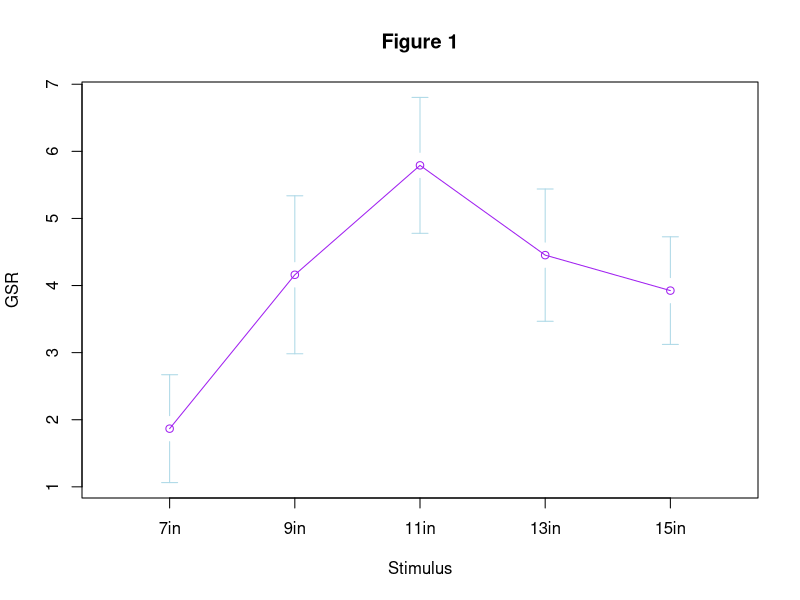
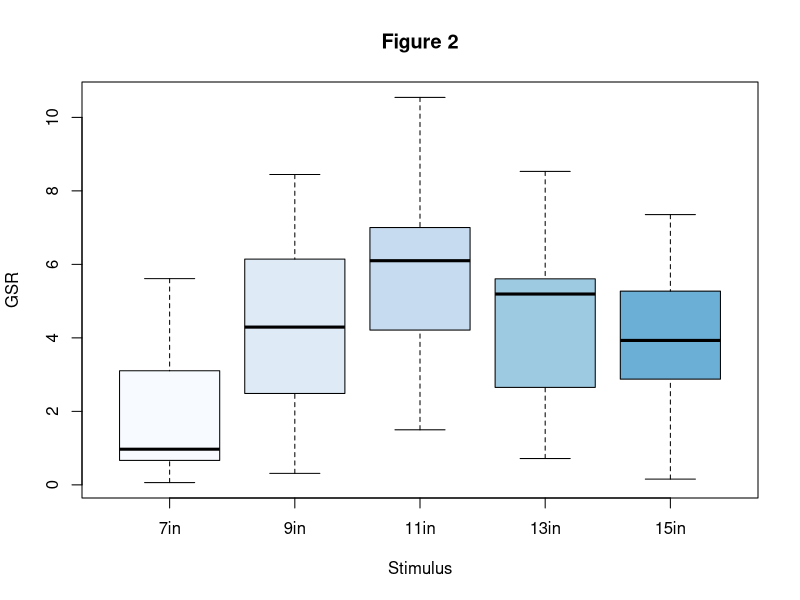

These figures' R source, in order:
## ---- chunk 1
knitr::opts_chunk$set(echo = TRUE)
## ---- chunk 2
generalization.Data <- read.csv("Data/generalization.csv")

# Check the dimensions and the type of variables that we have.

str(generalization.Data)
summary(generalization.Data)
## ---- chunk 3
# Change Stimulus to a factor and replace the integer vector.

generalization.Data$stimulus <- factor(generalization.Data$stimulus,
                               labels=c('7in', '9in', '11in', '13in', '15in'))

# Use str() again to check the data frame.

str(generalization.Data)

# Double check the labels that we assigned to the five levels
# of stimulus.

levels(generalization.Data$stimulus)
summary(generalization.Data)
## ---- chunk 4
aggregate(gsr ~ stimulus, data = generalization.Data, mean)
aggregate(gsr ~ stimulus, data = generalization.Data, sd)
aggregate(gsr ~ stimulus, data = generalization.Data, length)
## ---- chunk 5
library(gplots)

plotmeans(gsr ~ stimulus, generalization.Data,
          ylab="GSR", xlab="Stimulus", col="purple",
          barcol="lightblue", n.label = F, main = "Figure 1")
## ---- chunk 6
boxplot(generalization.Data$gsr ~ generalization.Data$stimulus, col=blues9,
        xlab = "Stimulus",
        ylab = "GSR",
        main = "Figure 2")
## ---- chunk 7
fitData <- lm(gsr ~ stimulus, generalization.Data)
summary(fitData)

# Obtain the ANOVA summary table
anova(fitData)

# Calculate the total sum of squares
var(generalization.Data$gsr)*(100-1)
## ---- chunk 8
library(car)
leveneTest(gsr ~ stimulus, data = generalization.Data, center = mean)
## ---- chunk 9
library(emmeans)
genStudy <- emmeans(fitData, 'stimulus')

poly.contrast <- contrast(genStudy, 'poly')
poly.contrast
## ---- chunk 10
# Linear Trend
linear.effect <- ((3.111)^2)/(((3.111)^2)+95)
linear.effect

# Quadratic Trend
quad.effect <- ((-5.076)^2)/(((-5.076)^2)+95)
quad.effect
